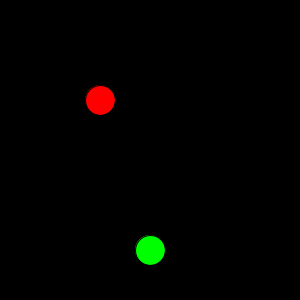
Frame 1 (no input)
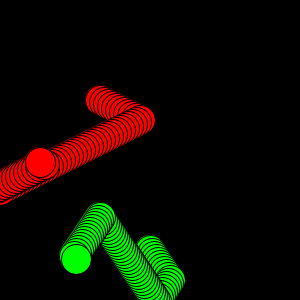
Frame 60 (the mouse pressed at the canvas centre just before this capture)
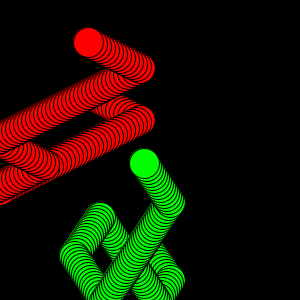
Frame 120 (the mouse held since frame 60 and released just before this capture)

The Processing sketch that drew these frames (run headless with seeded random() and noise(); from frame 60 on, the mouse is pressed at the canvas centre):

// Processing sketch: ballClassVectorWithCollisions
// ── ballClassVectorWithCollisions.pde
float radius = 15;

class ball {
 float xPos;
 float yPos;
 PVector pos;
 
 ball(float _xPos, float _yPos){
   xPos = _xPos;
   yPos = _yPos;
   pos = new PVector(xPos, yPos);
 }
 
 boolean rightCollision (ball A, ball B) {
   boolean flag = false;
   if(B.pos.x + radius == A.pos.x - radius ||
      B.pos.x + radius < A.pos.x - radius){
       flag = true; 
      }
   return flag;
 }
 
 boolean leftCollision (ball A, ball B) {
  boolean flag = false;
  if(B.pos.x - radius == A.pos.x + radius ||
     B.pos.x - radius < A.pos.x + radius){
      flag = true; 
     }
  return flag;
 }
 
 boolean topCollision (ball A, ball B) {
  boolean flag = false;
  if(B.pos.y - radius == A.pos.y + radius ||
     B.pos.y - radius < A.pos.y + radius){
      flag = true; 
      println("top Collision");
     }
  return flag;
 }
 
  boolean botCollision (ball A, ball B) {
  boolean flag = false;
  if(B.pos.y + radius == A.pos.y - radius ||
     B.pos.y + radius < A.pos.y - radius){
      flag = true; 
      println("Bottom Collision");
     }
  return flag;
 }
 
}


 PVector vel1 = new PVector(4, 2);
 PVector vel2 = new PVector(2,3);

  ball one = new ball(100,100);
  ball two = new ball(150,250);

void setup() {
 size(300,300); 
 background(0);
}

void draw() {
  clear();
  fill(255,0,0);
  ellipse(one.pos.x,one.pos.y,radius*2,radius*2);
  
  fill(0,255,0);
  ellipse(two.pos.x,two.pos.y,radius*2,radius*2);
  one.pos.add(vel1);
  two.pos.add(vel2);
  
  if(one.pos.x > width ||
     one.pos.x <0  ||
     one.rightCollision(one,two) ||
     one.leftCollision(one,two) ){
   vel1.x = vel1.x * -1; 
  }
  
  if(one.pos.y > height || 
     one.pos.y< 0 ||
     one.topCollision(one,two) ||
     one.botCollision(one,two)){
   vel1.y = vel1.y * -1; 
  }
  
  if(two.pos.x > width ||
     two.pos.x< 0 ||
     two.rightCollision(one, two) ||
     two.leftCollision(one,two) ){
   vel2.x = vel2.x * -1; 
  }
  
  if(two.pos.y > height ||
     two.pos.y< 0 ||
     two.topCollision(one,two) ||
     two.botCollision(one,two)){
   vel2.y = vel2.y * -1; 
  }
}
